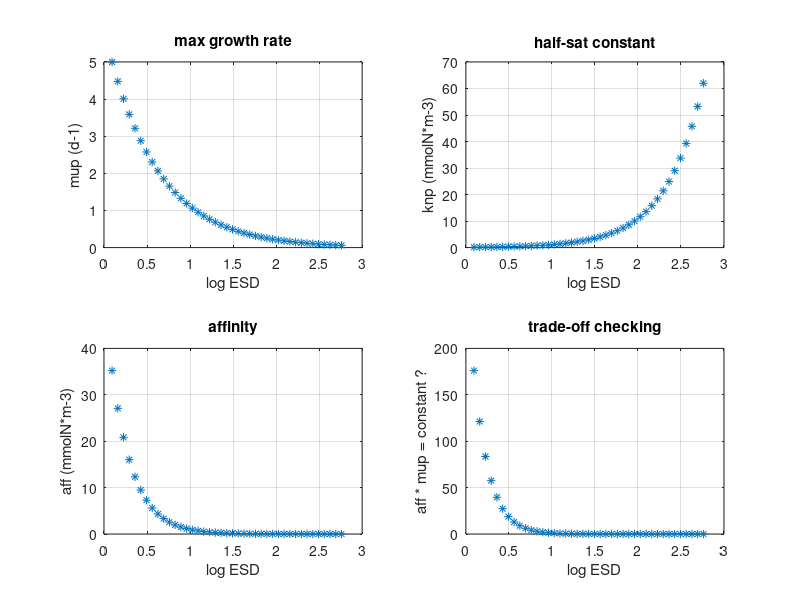

Here is the MATLAB script that generated this plot:
close all
clear all

%%%%%%%%%%%%%%%%%%%%%
%MAXIMUM GROWTH RATE: 
%%%%%%%%%%%%%%%%%%%%%
%====================================================================
%....................................................................
logVOL = [0:0.2:8.0]; %log10 of cell volume
%....................................................................
VOL = 10.^(logVOL); %cell volume [um3] 
ESD = 2 * ((3*VOL)/(4*pi)).^(1/3); %equivalent spherical diameter [um] 
ESR = ESD/2; %equivalent spherical radius [um] 
%....................................................................
Alfa = +5.00; 
Beta = -0.24; %(-0.24) 
%....................................................................
loga =  log10(Alfa); %(0.7) 
%....................................................................
logMUP = loga + Beta*logVOL; %(see EDWARDS etal 2012, L&O)
%....................................................................
MUP = Alfa * VOL.^(Beta); %[d-1] 
%....................................................................
MUPbis = 10.^(logMUP); 
%....................................................................
%====================================================================

%%%%%%%%%%%%%%%%%%%%%%%%%%
%HALF SATURATION CONSTANT: 
%%%%%%%%%%%%%%%%%%%%%%%%%%
%====================================================================
%....................................................................
Alfa = 0.142;
Beta = 0.330;
%....................................................................
loga = log10(Alfa); %(-0.84) 
%....................................................................
logKNP = loga + Beta*logVOL; %(see EDWARDS etal 2012, L&O) 
%....................................................................
KNP = Alfa * VOL.^(Beta); %[mmolN * m-3]
%....................................................................
%====================================================================

%%%%%%%%%%%%%%%%%
%UPTAKE AFFINITY:
%%%%%%%%%%%%%%%%%
%====================================================================
%....................................................................
AFF = MUP./KNP; %[m3*mmolN-1*d-1] 
%....................................................................
CTE = MUP .* AFF; %[m3*mmolN-1*d-2] Should be constat for a trade-off to exist (but is not constant)
%....................................................................
%====================================================================

%%%%%%%%%%%%%%%%%%%%%%%%%%%%%%%%
%MAXIMUM UPTAKE PER CELL (VMAX):
%%%%%%%%%%%%%%%%%%%%%%%%%%%%%%%%
%====================================================================
%....................................................................
Alfa = 0.8d-8;
Beta = 0.82;
%....................................................................
loga = log10(Alfa); %(-8.1) 
%....................................................................
logVMAX = loga + Beta*logVOL; %(see EDWARDS etal 2012, L&O) 
%....................................................................
VMAXumolN = Alfa * VOL.^(Beta); %[umolN * cell-1 * d-1]
%....................................................................
VMAX = VMAXumolN * (1/1000); %[umolN * cell-1 * d-1] x [mmolN * umolN-1] = [mmolN * cell-1 * d-1] 
%....................................................................
logVMAX = log10(VMAX);
%....................................................................
%====================================================================
%....................................................................
CDF = 0.25*(1/1d12)*(1.00/12.00)*(1/1000); %Carbon Density Factor: [pgC*um-3] x [gC*pgC-1] x [molC*gC-1] x [mmolC*molC-1] = [mmolC*um-3]
%....................................................................
NDF = CDF * (16.0/106.0); %Nitrogen density factor [mmolN*um-3]
%....................................................................
BIO = VOL*NDF; %Biomass per cell: [um3 * cell-1] x [mmolN*um-3] = [mmolN * cell-1] 
%....................................................................
VMAXbis = MUP .* BIO; %[mmolN * cell-1 * d-1] 
%....................................................................
logVMAXbis = log10(VMAXbis); 
%....................................................................
%====================================================================

%%%%%%%%%%%%%%%%%%%%%%%%%%
%UPTAKE AFFINITY PER CELL:
%%%%%%%%%%%%%%%%%%%%%%%%%%
%====================================================================
%....................................................................
ALFA = VMAX./KNP; %[mmolN * cell-1 * d-1] / [mmolN * m-3] = [m3 * cell-1 * d-1]
%....................................................................
logALFA = log10(ALFA); 
%....................................................................
%====================================================================
%....................................................................
vmax0 = 10.^(5.0); %[umol * cell-1 * d-1]
knp0  = 10.^(0.5); %[umol * L-1] 
%....................................................................
alfa0  = vmax0/knp0; %[L * cell-1 * d-1] 
alfa0 = alfa0 * (1/(3600*24)); %[L * cell-1 * sec-1]
%....................................................................
%====================================================================

%%%%%%%%%%%%%%%%
%DIFFUSIVE FLUX:
%%%%%%%%%%%%%%%%
%====================================================================
%....................................................................
DIN = 0.5; %[mmolN*m-3] 
%....................................................................
Diff = 1000 * ((24*3600)/1); %[um2 * sec-1] x [sec * d-1] = [um2 * d-1] 
%....................................................................
% $$$ Diff = 1000 * (1/1000) * (1/1000) * ((24*3600)/1); %[um2 * sec-1] * [m * um-1] x [m * um-1] x [sec * d-1] = [m2 * d-1] 
%....................................................................
Jflux = (4*pi)*Diff*(ESR)*DIN; %[um2*d-1] x [um*cell-1] x [mmolN*m-3] = [(um3 * cell-1 * d-1) * (mmolN * m-3)] = [mmolN * (um3/m-3) * cell-1 * d-1]
%...................................................................
Jfluxpervol = Jflux./VOL; %[(um3 * cell-1 * d-1) * (mmolN * m-3)] x [um3 * cell-1] = [mmolN * m-3 * d-1] 
%....................................................................
%====================================================================

%%%%%%%
%PLOTS:
%%%%%%%
%====================================================================
%....................................................................
logESD = log10(ESD);
%....................................................................
figure(10)
%....................................................................
subplot(2,2,1)
plot(logESD,MUP,'*')
xlabel('log ESD')
ylabel('mup (d-1)')
title('max growth rate')
grid on
%....................................................................
subplot(2,2,2)
plot(logESD,KNP,'*')
xlabel('log ESD')
ylabel('knp (mmolN*m-3)')
title('half-sat constant')
grid on
%....................................................................
subplot(2,2,3)
plot(logESD,AFF,'*')
xlabel('log ESD')
ylabel('aff (mmolN*m-3)')
title('affinity')
grid on
%....................................................................
subplot(2,2,4)
plot(logESD,CTE,'*')
xlabel('log ESD')
ylabel('aff * mup = constant ?')
title('trade-off checking')
grid on
%....................................................................
print('-dpng','-r100','jamstecrest_allometricscaling_fig001.png')
%....................................................................
%====================================================================
%********************************************************************
return

%%%%%%%%%%%%%%%%%%%%%%%%%%%%%%%
%AKSNESS AND EGGE (1991) MODEL:
%(see also LINDEMANN etal (2016)
%%%%%%%%%%%%%%%%%%%%%%%%%%%%%%%
%====================================================================
%--------------------------------------------------------------------
% NOTE: I AM ASSUMING A CHEMOSTAT WITH FIXED VOLUME EQUAL TO 1 LITRE: 
%--------------------------------------------------------------------
% R :: radius of the cell (m2) 
% D :: molecular diffusion coeff (m2 * sec-1) 
% v :: mass transfer coefficient (m * sec-1) 
% n :: number of uptake sites (porters * cell-1) 
% p :: percentage of area covered with uptake sites (n.d.) 
%--------------------------------------------------------------------
% s :: surface area of each uptake site (m2 * porter-1) 
% S :: surface area of all uptake sites (m2 * cell-1) 
%--------------------------------------------------------------------
% h :: handling rate of each uptake site (molec * sec-1 * porter-1) 
% H :: handling rate of all uptake sites (molec * sec-1 * cell-1) 
%--------------------------------------------------------------------
% a :: affinity of each uptake site (m3 * sec-1 * porter-1) 
% A :: affinity of all uptake sites (m3 * sec-1 * cell-1) 
%--------------------------------------------------------------------
% Smax :: maximum cell surface area (m2 * cell-1) 
% Vmax :: maximum cell handling rate (molec * sec-1 * cell-1) 
% ksat :: half-saturation constant (molec * m-3) 
%--------------------------------------------------------------------
%====================================================================
%....................................................................
R = 3.0*1d-6; %[m2] 
D = 1.5*1d-9; %[m2 * sec-1] 
n = 1.0*1d6; %[porters * cell-1] 
h = 1.0*1d3; %[molec * sec-1 * porter-1] 
s = 1.0*1d-17; %[m2 * porter-1] 
%....................................................................
v = D / R; %[m2 * sec-1] / [m] = [m * sec-1] 
%....................................................................
Stot = (4*pi*R^2); %[m2] 
%....................................................................
S = n * s; %[porter * cell-1] x [m2 * porter-1] = [m2 * cell-1] 
H = n * h; %[porter * cell-1] x [molec * sec-1 * porter-1] = [molec * sec-1 * cell-1]
%....................................................................
a = v * s; %[m * sec-1] x [m2 * porter-1] = [m3 * sec-1 * porter-1] 
A = v * S; %[m * sec-1] x [m2 *   cell-1] = [m3 * sec-1 *   cell-1] 
%....................................................................
vmax = (n * h); %[porters * cell-1] x [molec * sec-1 * porter-1] = [molec * sec-1 * cell-1]
ksat = (h / a); %[molec * sec-1 * porter-1] / [m3 * sec-1 * porter-1] = [molec * m-3] 
%....................................................................
Vmax =  H; %[molec * sec-1 * cell-1] 
Ksat =  H / A; %[molec * sec-1 * cell-1] / [m3 * sec-1 *   cell-1] = [molec * m-3] 
%....................................................................
p = (S / Stot); %[n.d.] 
%....................................................................
Vbis = vmax * (DIN / (ksat + DIN)); 
V    = Vmax * (DIN / (Ksat + DIN)); 
%....................................................................
%====================================================================
%....................................................................
R = 3.0*1d-6; %[m] 
D = 1.5*1d-9; %[m2 * sec-1] 
h = 1.0*1d3; %[molec * sec-1 * porter-1] 
s = 1.0*1d-17; %[m2 * porter-1] 
p = 0.0884; %[n.d] (0 - 1) 
%....................................................................
v = (D / R); %[m2 * sec-1] / [m] = [m * sec-1] 
%....................................................................
r = sqrt( s/(4*pi)); %[m] radius of each porter 
%....................................................................
Stot = (4*pi*R^2); %[m2 * cell-1] 
%....................................................................
S = p * Stot; 
%....................................................................
n = S / s; %[porters] 
%....................................................................
n0 = n / S; %[porters * m-2] porter density 
%....................................................................
ptot = n0 * s; %should be equal to one. 
%....................................................................
Amax = ptot * Stot * (D/R); %maximum cell affinity [m3 * sec-1 * cell-1] 
%....................................................................
Abis = p    * Stot * (D/R); %cell affinity [m3 * sec-1 * cell-1] 
%....................................................................
pbis = Abis / Amax; %[n.d] (0 - 1)
%....................................................................
H = n * h; %[porter * cell-1] x [molec * sec-1 * porter-1] = [molec * sec-1 * cell-1]
A = v * S; %[m * sec-1] x [m2 *   cell-1] = [m3 * sec-1 *   cell-1] 
%....................................................................
Vmax =  H; %[molec * sec-1 * cell-1] 
Ksat =  H / A; %[molec * sec-1 * cell-1] / [m3 * sec-1 *   cell-1] = [molec * m-3] 
%....................................................................
V    = Vmax * (DIN / (Ksat + DIN)); 
%....................................................................
%====================================================================

